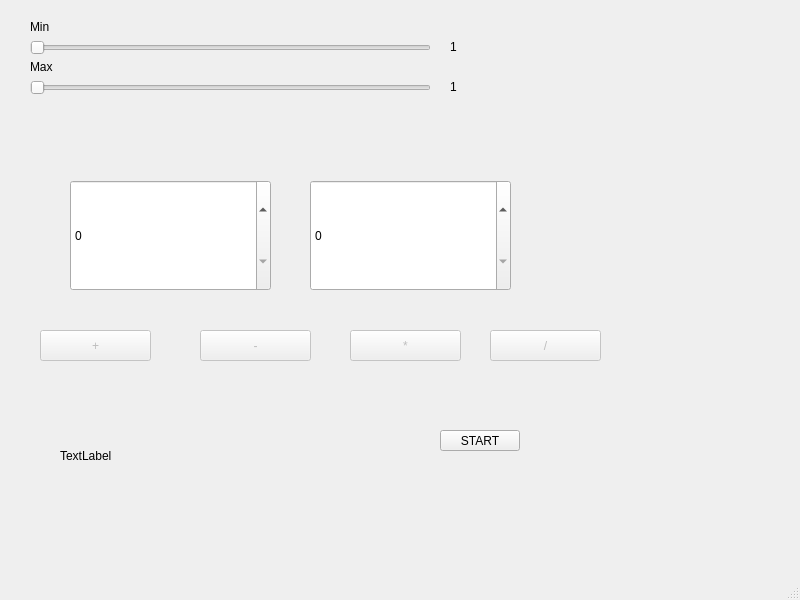
<?xml version="1.0" encoding="UTF-8"?>
<ui version="4.0">
 <class>MainWindow</class>
 <widget class="QMainWindow" name="MainWindow">
  <property name="geometry">
   <rect>
    <x>0</x>
    <y>0</y>
    <width>800</width>
    <height>600</height>
   </rect>
  </property>
  <property name="windowTitle">
   <string>MainWindow</string>
  </property>
  <widget class="QWidget" name="centralwidget">
   <widget class="QSlider" name="min">
    <property name="geometry">
     <rect>
      <x>30</x>
      <y>40</y>
      <width>401</width>
      <height>16</height>
     </rect>
    </property>
    <property name="minimum">
     <number>1</number>
    </property>
    <property name="maximum">
     <number>100</number>
    </property>
    <property name="orientation">
     <enum>Qt::Horizontal</enum>
    </property>
   </widget>
   <widget class="QLabel" name="label">
    <property name="geometry">
     <rect>
      <x>450</x>
      <y>40</y>
      <width>47</width>
      <height>13</height>
     </rect>
    </property>
    <property name="text">
     <string>1</string>
    </property>
   </widget>
   <widget class="QSlider" name="max">
    <property name="geometry">
     <rect>
      <x>30</x>
      <y>80</y>
      <width>401</width>
      <height>16</height>
     </rect>
    </property>
    <property name="minimum">
     <number>1</number>
    </property>
    <property name="maximum">
     <number>100</number>
    </property>
    <property name="orientation">
     <enum>Qt::Horizontal</enum>
    </property>
   </widget>
   <widget class="QLabel" name="label_2">
    <property name="geometry">
     <rect>
      <x>450</x>
      <y>80</y>
      <width>47</width>
      <height>13</height>
     </rect>
    </property>
    <property name="text">
     <string>1</string>
    </property>
   </widget>
   <widget class="QSpinBox" name="spinBox">
    <property name="geometry">
     <rect>
      <x>70</x>
      <y>180</y>
      <width>201</width>
      <height>111</height>
     </rect>
    </property>
   </widget>
   <widget class="QSpinBox" name="spinBox_2">
    <property name="geometry">
     <rect>
      <x>310</x>
      <y>180</y>
      <width>201</width>
      <height>111</height>
     </rect>
    </property>
   </widget>
   <widget class="QPushButton" name="pushButton">
    <property name="enabled">
     <bool>false</bool>
    </property>
    <property name="geometry">
     <rect>
      <x>40</x>
      <y>330</y>
      <width>111</width>
      <height>31</height>
     </rect>
    </property>
    <property name="text">
     <string>+</string>
    </property>
   </widget>
   <widget class="QPushButton" name="pushButton_2">
    <property name="enabled">
     <bool>false</bool>
    </property>
    <property name="geometry">
     <rect>
      <x>200</x>
      <y>330</y>
      <width>111</width>
      <height>31</height>
     </rect>
    </property>
    <property name="text">
     <string>-</string>
    </property>
   </widget>
   <widget class="QPushButton" name="pushButton_3">
    <property name="enabled">
     <bool>false</bool>
    </property>
    <property name="geometry">
     <rect>
      <x>350</x>
      <y>330</y>
      <width>111</width>
      <height>31</height>
     </rect>
    </property>
    <property name="text">
     <string>*</string>
    </property>
   </widget>
   <widget class="QPushButton" name="pushButton_4">
    <property name="enabled">
     <bool>false</bool>
    </property>
    <property name="geometry">
     <rect>
      <x>490</x>
      <y>330</y>
      <width>111</width>
      <height>31</height>
     </rect>
    </property>
    <property name="text">
     <string>/</string>
    </property>
   </widget>
   <widget class="QLabel" name="label_3">
    <property name="geometry">
     <rect>
      <x>60</x>
      <y>410</y>
      <width>271</width>
      <height>91</height>
     </rect>
    </property>
    <property name="text">
     <string>TextLabel</string>
    </property>
   </widget>
   <widget class="QPushButton" name="pushButton_5">
    <property name="geometry">
     <rect>
      <x>440</x>
      <y>430</y>
      <width>80</width>
      <height>21</height>
     </rect>
    </property>
    <property name="text">
     <string>START</string>
    </property>
   </widget>
   <widget class="QLabel" name="label_4">
    <property name="geometry">
     <rect>
      <x>30</x>
      <y>20</y>
      <width>47</width>
      <height>13</height>
     </rect>
    </property>
    <property name="text">
     <string>Min</string>
    </property>
   </widget>
   <widget class="QLabel" name="label_5">
    <property name="geometry">
     <rect>
      <x>30</x>
      <y>60</y>
      <width>47</width>
      <height>13</height>
     </rect>
    </property>
    <property name="text">
     <string>Max</string>
    </property>
   </widget>
  </widget>
  <widget class="QMenuBar" name="menubar">
   <property name="geometry">
    <rect>
     <x>0</x>
     <y>0</y>
     <width>800</width>
     <height>20</height>
    </rect>
   </property>
  </widget>
  <widget class="QStatusBar" name="statusbar"/>
 </widget>
 <resources/>
 <connections>
  <connection>
   <sender>min</sender>
   <signal>valueChanged(int)</signal>
   <receiver>label</receiver>
   <slot>setNum(int)</slot>
   <hints>
    <hint type="sourcelabel">
     <x>74</x>
     <y>66</y>
    </hint>
    <hint type="destinationlabel">
     <x>475</x>
     <y>67</y>
    </hint>
   </hints>
  </connection>
  <connection>
   <sender>max</sender>
   <signal>valueChanged(int)</signal>
   <receiver>label_2</receiver>
   <slot>setNum(int)</slot>
   <hints>
    <hint type="sourcelabel">
     <x>119</x>
     <y>110</y>
    </hint>
    <hint type="destinationlabel">
     <x>481</x>
     <y>108</y>
    </hint>
   </hints>
  </connection>
 </connections>
</ui>
